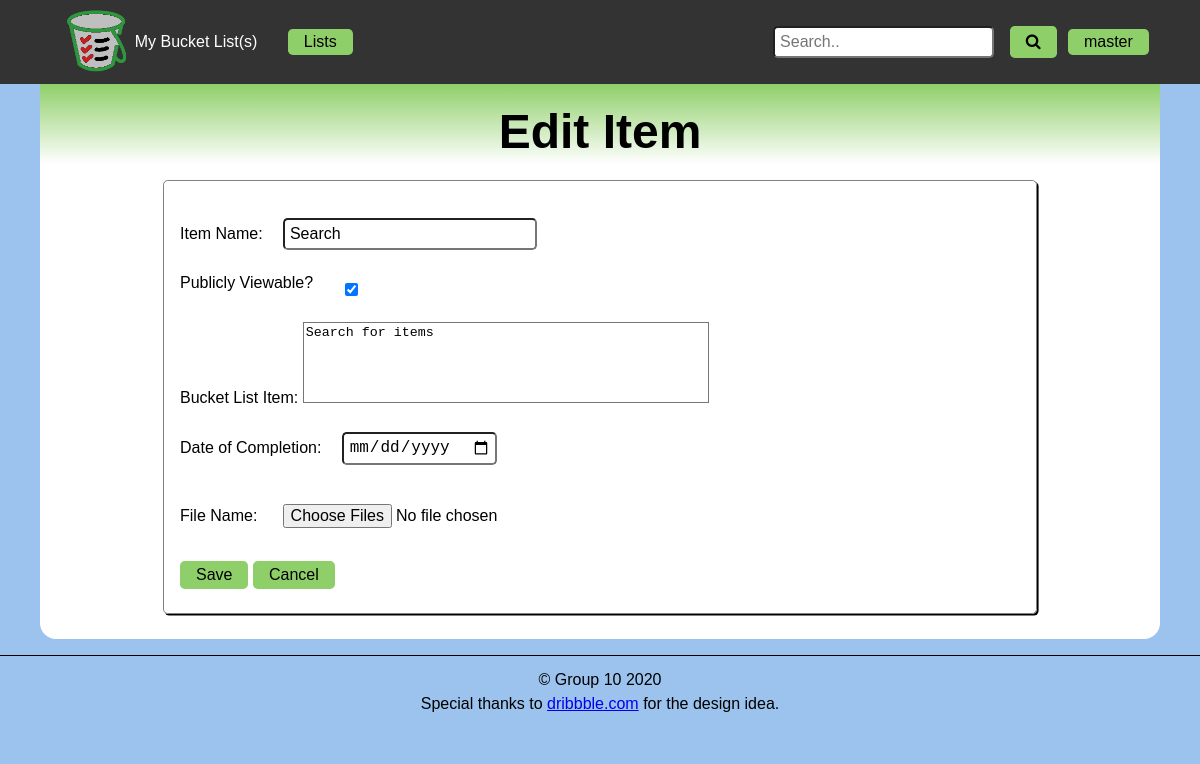
The app's page /edit_item.php?item=34 (signed in), older data.
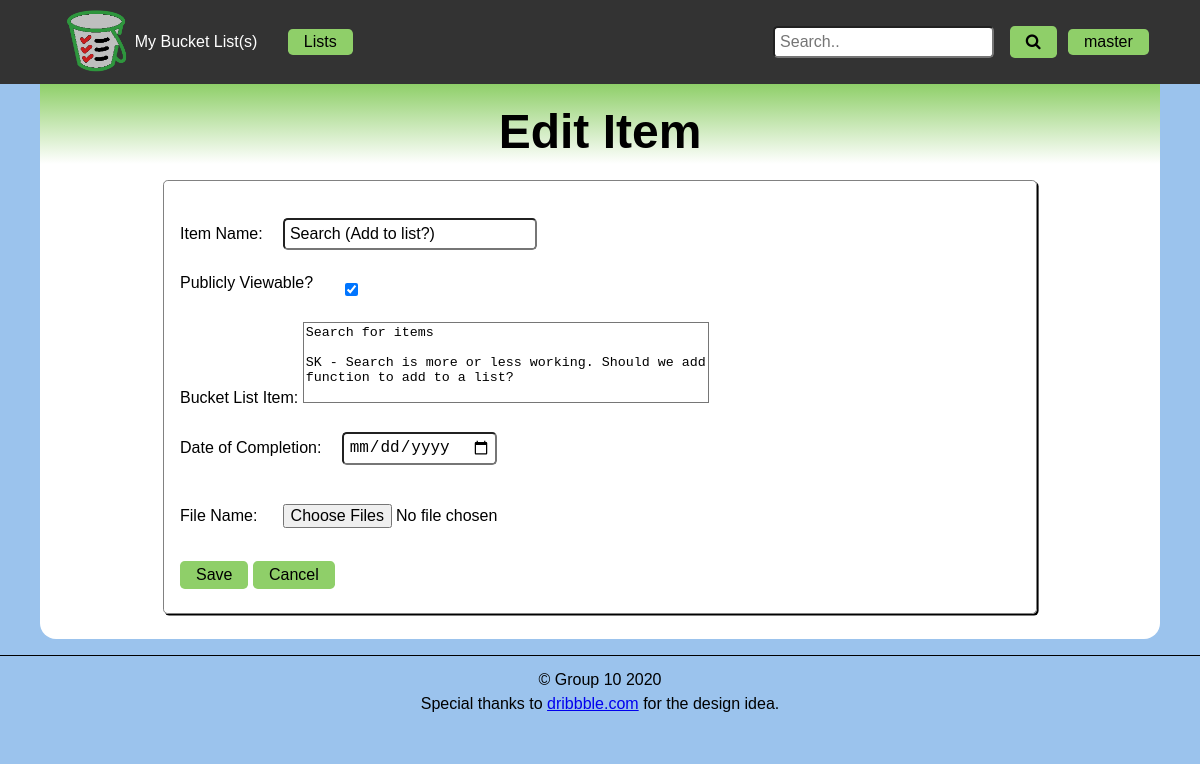
The same page, newer data.
### tables this page shows
CREATE TABLE `g10_listitems` (
  `id` int(11) NOT NULL,
  `fk_listid` int(11) NOT NULL,
  `name` varchar(50) NOT NULL,
  `description` varchar(280) DEFAULT NULL,
  `picpath` varchar(255) DEFAULT NULL,
  `completion` date DEFAULT NULL,
  `private` tinyint(1) NOT NULL DEFAULT '1'
);

### edit_item.php (the view, shortened to what this page needs)
<?php
    $itemid = $_GET['item'];
    $img = 0;
    $pdo = connectDB();
    $query = "SELECT * FROM `g10_listitems` WHERE id = ?";
    $stmt = $pdo->prepare($query);
    $stmt->execute([$itemid]);
    $result = $stmt->fetch();
?>
<!DOCTYPE html>
<html lang="en">
    <head>
        <?php
            include 'includes/meta.php';
        ?>
    </head>
    <body>
        <header>
            <?php include 'includes/nav.php' ?>
        </header>
        <main>
            <header>
                <h1>Edit Item</h1>
            </header>
            <form id="edit-item" action="<?= $_SERVER['PHP_SELF'] ?>?item=<?=$itemid?>" method="post" enctype="multipart/form-data">
                <div>
                    <label for="itemname">Item Name:</label>
                    <input type="text" id="itemname" name="itemname" value= "<?= $result['name']?>" required/>
                </div>
                <div>
                    <label for="viewable">Publicly Viewable?</label>
                    <input id="viewable" type="checkbox" name="viewable"
                        <?php if($result['private'] == 0): ?>
                        checked>
                    <?php else: ?>
                        >
                    <?php endif ?>
                </div>
                <div>
                    <label for="description">Bucket List Item:</label>
                    <textarea id="description" name="description" rows="5"><?= $result['description']?></textarea>
                </div>
                <div>
                    <label for="complete">Date of Completion:</label>
                    <input id="complete" type="date" name="complete" min="1900-01-01" value= "<?= $result['completion']?>">
                </div>
                <div>
                  <?php if($img != 0): ?>
                    <figure class="sampleImage">
                      <img id="image" src="<?= $result['picpath'] ?>" alt="<?= $result['name'] ?>-image"/>
                    </figure>
                    <button type="button" class="delete" name="remove-image">Remove Image</a>
                  <?php else: ?>
                    <label for="file">File Name:</label>
                    <input type="file" name="fileToProcess" id="file" multiple/>
                  <?php endif; ?>
                </div>
                <button type="submit" name="save">Save</button>
                <button type="button" name="Cancel">Cancel</button>
            </form>
        </main>
        <?php include 'includes/footer.php' ?>
    </body>
</html>

Row changes from the older to the newer data that the page shows:
changed g10_listitems: itemname "Search" → "Search (Add to list?)"; description "Search for items" → "Search for items SK - Search is more or less working. Should we add function to add to a list?"
